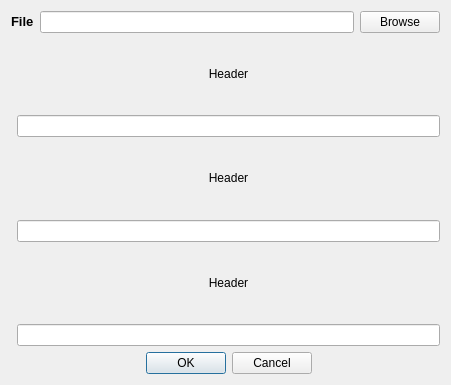
<?xml version="1.0" encoding="UTF-8"?>
<ui version="4.0">
 <class>Dialog</class>
 <widget class="QDialog" name="Dialog">
  <property name="geometry">
   <rect>
    <x>0</x>
    <y>0</y>
    <width>451</width>
    <height>385</height>
   </rect>
  </property>
  <property name="windowTitle">
   <string>Data download</string>
  </property>
  <layout class="QGridLayout" name="gridLayout">
   <item row="0" column="0" colspan="2">
    <layout class="QHBoxLayout" name="horizontalLayout">
     <item>
      <widget class="QLabel" name="label">
       <property name="text">
        <string>&lt;html&gt;&lt;head/&gt;&lt;body&gt;&lt;p&gt;&lt;span style=&quot; font-size:10pt; font-weight:600;&quot;&gt;File&lt;/span&gt;&lt;/p&gt;&lt;/body&gt;&lt;/html&gt;</string>
       </property>
      </widget>
     </item>
     <item>
      <widget class="QLineEdit" name="lineEdit">
       <property name="enabled">
        <bool>true</bool>
       </property>
       <property name="readOnly">
        <bool>true</bool>
       </property>
      </widget>
     </item>
     <item>
      <widget class="QPushButton" name="pushButton">
       <property name="text">
        <string>Browse</string>
       </property>
      </widget>
     </item>
    </layout>
   </item>
   <item row="1" column="1">
    <layout class="QVBoxLayout" name="verticalLayout_2">
     <item>
      <widget class="QLabel" name="label_3">
       <property name="text">
        <string>&lt;html&gt;&lt;head/&gt;&lt;body&gt;&lt;p align=&quot;center&quot;&gt;Header&lt;/p&gt;&lt;/body&gt;&lt;/html&gt;</string>
       </property>
      </widget>
     </item>
     <item>
      <widget class="QLineEdit" name="lineEdit_3">
       <property name="text">
        <string/>
       </property>
      </widget>
     </item>
    </layout>
   </item>
   <item row="2" column="1">
    <layout class="QVBoxLayout" name="verticalLayout_3">
     <item>
      <widget class="QLabel" name="label_4">
       <property name="text">
        <string>&lt;html&gt;&lt;head/&gt;&lt;body&gt;&lt;p align=&quot;center&quot;&gt;Header&lt;/p&gt;&lt;/body&gt;&lt;/html&gt;</string>
       </property>
      </widget>
     </item>
     <item>
      <widget class="QLineEdit" name="lineEdit_4"/>
     </item>
    </layout>
   </item>
   <item row="3" column="1">
    <layout class="QVBoxLayout" name="verticalLayout_5">
     <item>
      <widget class="QLabel" name="label_6">
       <property name="text">
        <string>&lt;html&gt;&lt;head/&gt;&lt;body&gt;&lt;p align=&quot;center&quot;&gt;Header&lt;/p&gt;&lt;/body&gt;&lt;/html&gt;</string>
       </property>
      </widget>
     </item>
     <item>
      <widget class="QLineEdit" name="lineEdit_6"/>
     </item>
    </layout>
   </item>
   <item row="4" column="1">
    <widget class="QDialogButtonBox" name="buttonBox">
     <property name="standardButtons">
      <set>QDialogButtonBox::Cancel|QDialogButtonBox::Ok</set>
     </property>
     <property name="centerButtons">
      <bool>true</bool>
     </property>
    </widget>
   </item>
  </layout>
 </widget>
 <resources/>
 <connections/>
</ui>
